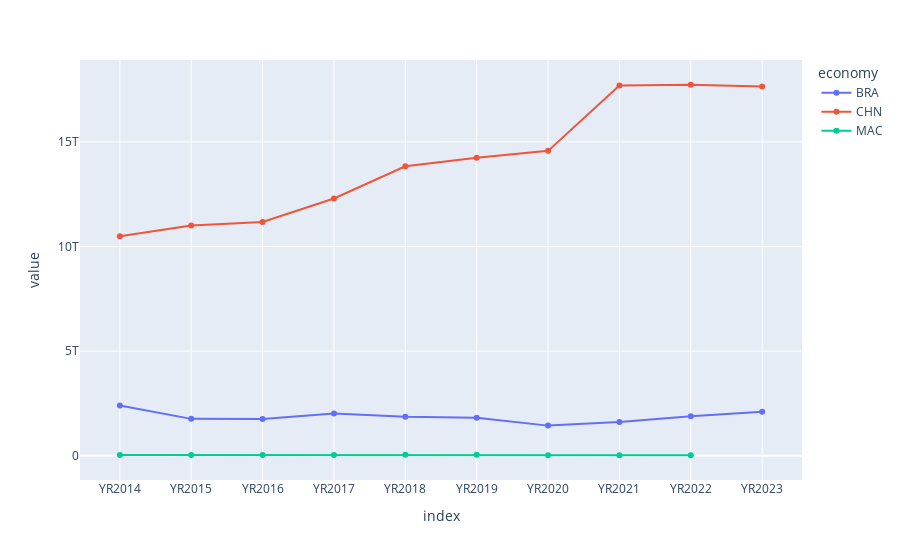

Notebook code cell kept with this figure:
### Code cell
pibt = wb.data.DataFrame(['NY.GNP.MKTP.CD'], ['MAC', 'CHN', 'BRA'], mrv=10)
pib = pibt.T
px.line(pib, markers=True)

### Figure 1 — Plotly figure (JSON) as saved in the notebook; plotly's stock layout.template omitted (floating-point values rounded to 4 significant figures)
{"data": [{"hovertemplate": "economy=BRA<br>index=%{x}<br>value=%{y}<extra></extra>", "legendgroup": "BRA", "line": {"color": "#636efa", "dash": "solid"}, "marker": {"symbol": "circle"}, "mode": "lines+markers", "name": "BRA", "orientation": "v", "showlegend": true, "type": "scatter", "x": ["YR2014", "YR2015", "YR2016", "YR2017", "YR2018", "YR2019", "YR2020", "YR2021", "YR2022", "YR2023"], "xaxis": "x", "y": [2410000000000.0, 1768000000000.0, 1758000000000.0, 2025000000000.0, 1864000000000.0, 1823000000000.0, 1445000000000.0, 1619000000000.0, 1898000000000.0, 2108000000000.0], "yaxis": "y"}, {"hovertemplate": "economy=CHN<br>index=%{x}<br>value=%{y}<extra></extra>", "legendgroup": "CHN", "line": {"color": "#EF553B", "dash": "solid"}, "marker": {"symbol": "circle"}, "mode": "lines+markers", "name": "CHN", "orientation": "v", "showlegend": true, "type": "scatter", "x": ["YR2014", "YR2015", "YR2016", "YR2017", "YR2018", "YR2019", "YR2020", "YR2021", "YR2022", "YR2023"], "xaxis": "x", "y": [10490000000000.0, 11010000000000.0, 11180000000000.0, 12290000000000.0, 13830000000000.0, 14240000000000.0, 14570138553468, 17700000000000.0, 17730000000000.0, 17650000000000.0], "yaxis": "y"}, {"hovertemplate": "economy=MAC<br>index=%{x}<br>value=%{y}<extra></extra>", "legendgroup": "MAC", "line": {"color": "#00cc96", "dash": "solid"}, "marker": {"symbol": "circle"}, "mode": "lines+markers", "name": "MAC", "orientation": "v", "showlegend": true, "type": "scatter", "x": ["YR2014", "YR2015", "YR2016", "YR2017", "YR2018", "YR2019", "YR2020", "YR2021", "YR2022", "YR2023"], "xaxis": "x", "y": [46130000000.0, 40250000000.0, 40640000000.0, 44840000000.0, 48800000000.0, 48730000000.0, 30050000000.0, 30860000000.0, 29760000000.0, null], "yaxis": "y"}], "layout": {"autosize": true, "legend": {"title": {"text": "economy"}, "tracegroupgap": 0}, "margin": {"t": 60}, "xaxis": {"anchor": "y", "autorange": true, "domain": [0, 1], "range": [-0.5806, 9.581], "title": {"text": "index"}, "type": "category"}, "yaxis": {"anchor": "x", "autorange": true, "domain": [0, 1], "range": [-1341000000000.0, 19100000000000.0], "title": {"text": "value"}, "type": "linear"}}}
